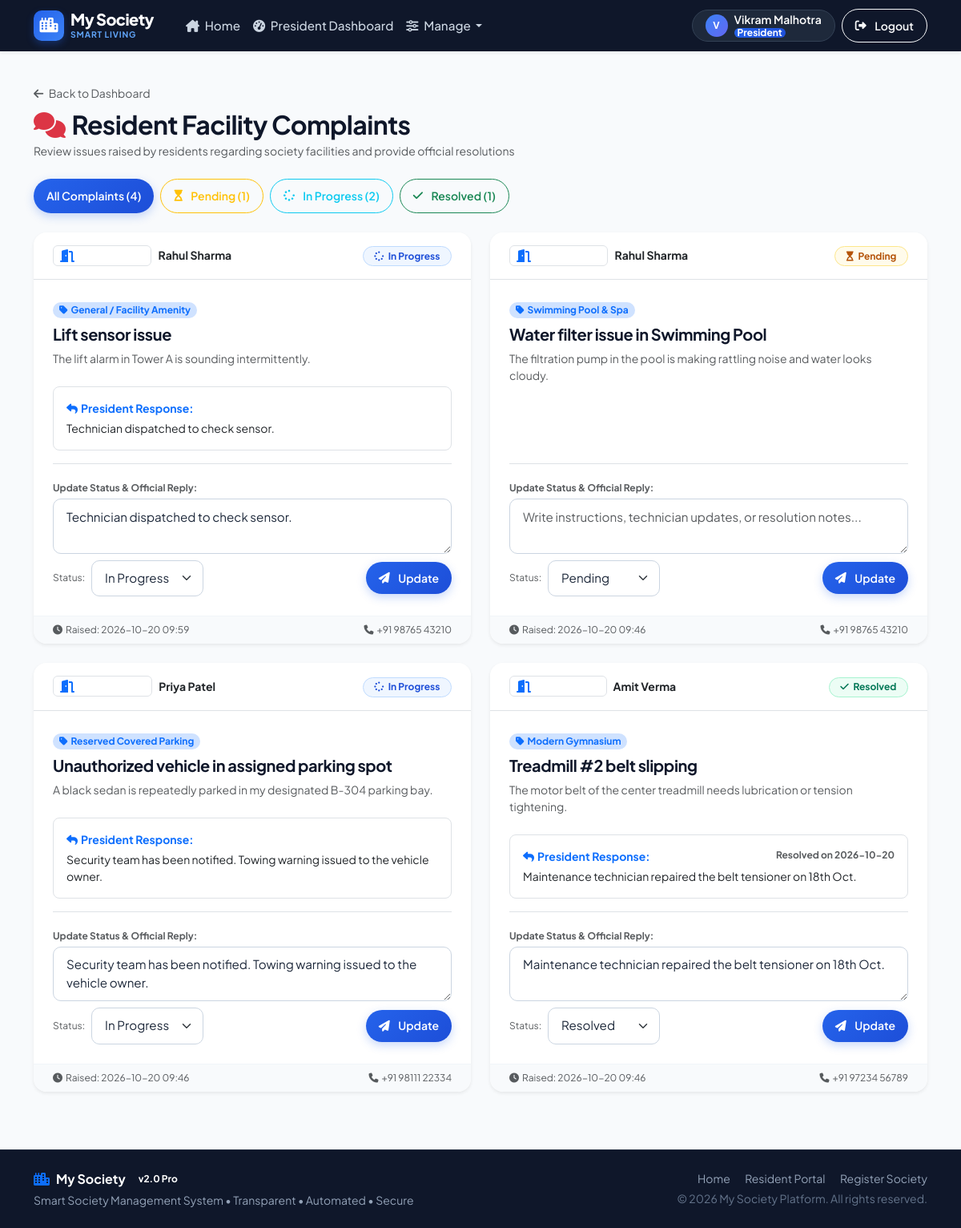
/president/view_complaints (signed in), run on the app's committed database.
### tables this page shows
CREATE TABLE complaints (
            id INTEGER PRIMARY KEY AUTOINCREMENT,
            user_id INTEGER NOT NULL,
            facility_id INTEGER,
            subject TEXT NOT NULL,
            description TEXT NOT NULL,
            status TEXT DEFAULT 'Pending',
            response TEXT,
            created_at TIMESTAMP DEFAULT CURRENT_TIMESTAMP,
            resolved_at TIMESTAMP,
            FOREIGN KEY (user_id) REFERENCES users(id),
            FOREIGN KEY (facility_id) REFERENCES facilities(id)
        );

CREATE TABLE users (
            id INTEGER PRIMARY KEY AUTOINCREMENT,
            name TEXT NOT NULL,
            email TEXT UNIQUE NOT NULL,
            password TEXT NOT NULL,
            phone TEXT,
            role TEXT NOT NULL DEFAULT 'member',
            society_id INTEGER,
            flat_no TEXT,
            flat_status TEXT DEFAULT 'owned',
            created_at TIMESTAMP DEFAULT CURRENT_TIMESTAMP,
            FOREIGN KEY (society_id) REFERENCES societies(id)
        );

CREATE TABLE facilities (
            id INTEGER PRIMARY KEY AUTOINCREMENT,
            name TEXT NOT NULL,
            description TEXT,
            monthly_cost REAL NOT NULL DEFAULT 0,
            society_id INTEGER NOT NULL,
            created_at TIMESTAMP DEFAULT CURRENT_TIMESTAMP,
            FOREIGN KEY (society_id) REFERENCES societies(id)
        );

### app.py (the view)
@app.route('/president/view_complaints')
@president_required
def view_complaints():
    db = get_db()
    society_id = session.get('society_id')
    status_filter = request.args.get('status')
    query = '''
        SELECT c.*, u.name as member_name, u.flat_no, u.phone as member_phone, f.name as facility_name
        FROM complaints c
        JOIN users u ON c.user_id = u.id
        LEFT JOIN facilities f ON c.facility_id = f.id
        WHERE u.society_id = ?
    '''
    params = [society_id]
    if status_filter in ['Pending', 'In Progress', 'Resolved']:
        query += ' AND c.status = ?'
        params.append(status_filter)
    query += ' ORDER BY c.created_at DESC'
    complaints = db.execute(query, params).fetchall()
    counts = {
        'all': db.execute('SELECT COUNT(*) FROM complaints c JOIN users u ON c.user_id = u.id WHERE u.society_id = ?', (society_id,)).fetchone()[0],
        'pending': db.execute('SELECT COUNT(*) FROM complaints c JOIN users u ON c.user_id = u.id WHERE u.society_id = ? AND c.status = "Pending"', (society_id,)).fetchone()[0],
        'in_progress': db.execute('SELECT COUNT(*) FROM complaints c JOIN users u ON c.user_id = u.id WHERE u.society_id = ? AND c.status = "In Progress"', (society_id,)).fetchone()[0],
        'resolved': db.execute('SELECT COUNT(*) FROM complaints c JOIN users u ON c.user_id = u.id WHERE u.society_id = ? AND c.status = "Resolved"', (society_id,)).fetchone()[0]
    }
    db.close()
    return render_template('president/view_complaints.html', complaints=complaints, counts=counts, current_filter=status_filter)

### app.py (called while the page is built)
@app.context_processor
def inject_global_vars():
    return {
        'current_year': datetime.now().year,
        'current_month': datetime.now().month
    }

def president_required(f):
    from functools import wraps
    @wraps(f)
    def decorated_function(*args, **kwargs):
        if 'user_id' not in session:
            flash('Please log in first.', 'warning')
            return redirect(url_for('login'))
        if session.get('role') != 'president':
            flash('Access restricted. President privileges required.', 'danger')
            return redirect(url_for('member_dashboard'))
        return f(*args, **kwargs)
    return decorated_function

### database.py (called while the page is built)
def get_db():
    conn = sqlite3.connect(DATABASE)
    conn.row_factory = sqlite3.Row
    conn.execute('PRAGMA foreign_keys = ON')
    return conn

### templates/president/view_complaints.html (shortened to what this page needs)
{% extends 'base.html' %}
{% block content %}
<div class="container py-4">
    <div class="d-flex flex-wrap justify-content-between align-items-center gap-3 mb-4">
        <div>
            <a href="{{ url_for('president_dashboard') }}" class="text-decoration-none text-muted small">
                <i class="fa-solid fa-arrow-left me-1"></i> Back to Dashboard
            </a>
            <h2 class="fw-bold text-slate-900 mt-2 mb-1">
                <i class="fa-solid fa-comments text-danger me-2"></i>Resident Facility Complaints
            </h2>
            <p class="text-muted small mb-0">Review issues raised by residents regarding society facilities and provide official resolutions</p>
        </div>
    </div>
    <div class="d-flex flex-wrap gap-2 mb-4">
        <a href="{{ url_for('view_complaints') }}" class="btn btn-sm rounded-pill px-3 {% if not current_filter %}btn-primary{% else %}btn-outline-secondary{% endif %}">
            All Complaints ({{ counts.all }})
        </a>
        <a href="{{ url_for('view_complaints', status='Pending') }}" class="btn btn-sm rounded-pill px-3 {% if current_filter == 'Pending' %}btn-warning text-white{% else %}btn-outline-warning{% endif %}">
            <i class="fa-solid fa-hourglass-start me-1"></i> Pending ({{ counts.pending }})
        </a>
        <a href="{{ url_for('view_complaints', status='In Progress') }}" class="btn btn-sm rounded-pill px-3 {% if current_filter == 'In Progress' %}btn-info text-white{% else %}btn-outline-info{% endif %}">
            <i class="fa-solid fa-spinner me-1"></i> In Progress ({{ counts.in_progress }})
        </a>
        <a href="{{ url_for('view_complaints', status='Resolved') }}" class="btn btn-sm rounded-pill px-3 {% if current_filter == 'Resolved' %}btn-success text-white{% else %}btn-outline-success{% endif %}">
            <i class="fa-solid fa-check me-1"></i> Resolved ({{ counts.resolved }})
        </a>
    </div>
    {% if complaints %}
        <div class="row g-4">
            {% for c in complaints %}
            <div class="col-lg-6">
                <div class="card shadow-sm border-0 h-100 position-relative overflow-hidden">
                    <div class="card-header bg-white py-3 d-flex justify-content-between align-items-center border-bottom">
                        <div class="d-flex align-items-center gap-2">
                            <span class="badge bg-slate-100 text-slate-900 fw-bold border px-2 py-1 fs-6">
                                <i class="fa-solid fa-door-open text-primary me-1"></i>Flat {{ c.flat_no or 'N/A' }}
                            </span>
                            <span class="fw-bold text-slate-800 small">{{ c.member_name }}</span>
                        </div>
                        <div>
                            {% if c.status == 'Pending' %}
                                <span class="badge badge-pill-status badge-status-pending"><i class="fa-solid fa-hourglass-start"></i> Pending</span>
                            {% elif c.status == 'In Progress' %}
                                <span class="badge badge-pill-status badge-status-in-progress"><i class="fa-solid fa-spinner"></i> In Progress</span>
                            {% else %}
                                <span class="badge badge-pill-status badge-status-resolved"><i class="fa-solid fa-check"></i> Resolved</span>
                            {% endif %}
                        </div>
                    </div>
                    <div class="card-body p-4 d-flex flex-column">
                        <div class="mb-2">
                            <span class="badge bg-primary-subtle text-primary rounded-pill px-2 py-1 text-xs mb-1">
                                <i class="fa-solid fa-tag me-1"></i>{{ c.facility_name or 'General / Facility Amenity' }}
                            </span>
                            <h5 class="fw-bold text-slate-900 mt-1 mb-2">{{ c.subject }}</h5>
                            <p class="text-muted small mb-3">{{ c.description }}</p>
                        </div>
                        {% if c.response %}
                            <div class="p-3 bg-slate-50 rounded-3 border border-slate-200 small mb-3">
                                <div class="fw-bold text-primary mb-1 d-flex justify-content-between">
                                    <span><i class="fa-solid fa-reply me-1"></i>President Response:</span>
                                    {% if c.resolved_at %}
                                        <span class="text-xs text-muted">Resolved on {{ c.resolved_at[:10] }}</span>
                                    {% endif %}
                                </div>
                                <div class="text-slate-700">{{ c.response }}</div>
                            </div>
                        {% endif %}
                        <div class="mt-auto pt-3 border-top border-slate-100">
                            <form method="POST" action="{{ url_for('update_complaint', complaint_id=c.id) }}">
                                <div class="mb-2">
                                    <label class="form-label text-xs text-muted mb-1 fw-bold">Update Status & Official Reply:</label>
                                    <textarea name="response" class="form-control form-control-sm" rows="2" placeholder="Write instructions, technician updates, or resolution notes...">{{ c.response or '' }}</textarea>
                                </div>
                                <div class="d-flex justify-content-between align-items-center">
                                    <div class="d-flex align-items-center gap-1">
                                        <label class="text-xs text-muted me-1">Status:</label>
                                        <select name="status" class="form-select form-select-sm" style="width: 140px;">
                                            <option value="Pending" {% if c.status == 'Pending' %}selected{% endif %}>Pending</option>
                                            <option value="In Progress" {% if c.status == 'In Progress' %}selected{% endif %}>In Progress</option>
                                            <option value="Resolved" {% if c.status == 'Resolved' %}selected{% endif %}>Resolved</option>
                                        </select>
                                    </div>
                                    <button type="submit" class="btn btn-sm btn-primary px-3 rounded-pill">
                                        <i class="fa-solid fa-paper-plane me-1"></i> Update
                                    </button>
                                </div>
                            </form>
                        </div>
                    </div>
                    <div class="card-footer bg-slate-50 py-2 text-xs text-muted d-flex justify-content-between">
                        <span><i class="fa-solid fa-clock me-1"></i>Raised: {{ c.created_at[:16] }}</span>
                        {% if c.member_phone %}
                            <span><i class="fa-solid fa-phone me-1"></i>{{ c.member_phone }}</span>
                        {% endif %}
                    </div>
                </div>
            </div>
            {% endfor %}
        </div>
    {% else %}
        <div class="card p-5 text-center text-muted border-0 shadow-sm">
            <i class="fa-solid fa-comments fs-1 text-slate-300 mb-3 d-block"></i>
            <h5 class="fw-bold text-slate-700">No Complaints In This Category</h5>
            <p class="small text-muted mb-0">No complaints matching the selected filter.</p>
        </div>
    {% endif %}
</div>
{% endblock %}

### static/css/style.css (style rules this page uses)
:root { --primary: #2563eb; --primary-hover: #1d4ed8; --primary-light: #eff6ff; --primary-subtle: #dbeafe; --dark-slate: #0f172a; --dark-slate-lighter: #1e293b; --dark-slate-border: #334155; --slate-50: #f8fafc; --slate-100: #f1f5f9; --slate-200: #e2e8f0; --slate-300: #cbd5e1; --slate-400: #94a3b8; --slate-500: #64748b; --slate-600: #475569; --slate-700: #334155; --slate-800: #1e293b; --slate-900: #0f172a; --success: #10b981; --success-subtle: #ecfdf5; --warning: #f59e0b; --warning-subtle: #fffbeb; --danger: #ef4444; --danger-subtle: #fef2f2; --info: #06b6d4; --info-subtle: #ecfeff; --purple: #8b5cf6; --purple-subtle: #f5f3ff; --font-sans: 'Plus Jakarta Sans', system-ui, -apple-system, BlinkMacSystemFont, 'Segoe UI', Roboto, sans-serif; --radius-sm: 8px; --radius-md: 12px; --radius-lg: 16px; --radius-xl: 22px; --radius-full: 9999px; --shadow-soft: 0 4px 20px -2px rgba(15, 23, 42, 0.06); --shadow-card: 0 10px 30px -4px rgba(15, 23, 42, 0.08), 0 4px 6px -2px rgba(15, 23, 42, 0.03); --shadow-hover: 0 20px 35px -4px rgba(37, 99, 235, 0.12), 0 8px 12px -3px rgba(15, 23, 42, 0.06); }
body { font-family: var(--font-sans); background-color: #f8fafc; color: #1e293b; -webkit-font-smoothing: antialiased; -moz-osx-font-smoothing: grayscale; }
h1, h2, h3, h4, h5, h6 { font-weight: 700; color: #0f172a; letter-spacing: -0.02em; }
a { transition: all 0.2s ease-in-out; }
.text-xs { font-size: 0.75rem !important; }
.card { border-radius: var(--radius-lg); border: 1px solid rgba(226, 232, 240, 0.85); background-color: #ffffff; box-shadow: var(--shadow-card); transition: transform 0.25s cubic-bezier(0.16, 1, 0.3, 1), box-shadow 0.25s cubic-bezier(0.16, 1, 0.3, 1); }
.card-header { background-color: #ffffff; border-bottom: 1px solid #f1f5f9; padding: 1.25rem 1.5rem; font-weight: 700; border-top-left-radius: var(--radius-lg) !important; border-top-right-radius: var(--radius-lg) !important; }
.card-body { padding: 1.5rem; }
.card-footer { background-color: #f8fafc; border-top: 1px solid #f1f5f9; padding: 1rem 1.5rem; border-bottom-left-radius: var(--radius-lg) !important; border-bottom-right-radius: var(--radius-lg) !important; }
.badge-pill-status { padding: 0.35rem 0.85rem; font-weight: 700; font-size: 0.75rem; border-radius: var(--radius-full); display: inline-flex; align-items: center; gap: 0.35rem; text-transform: capitalize; }
.badge-status-pending { background-color: #fffbeb; color: #b45309; border: 1px solid #fde68a; }
.badge-status-in-progress { background-color: #eff6ff; color: #1d4ed8; border: 1px solid #bfdbfe; }
.badge-status-resolved { background-color: #ecfdf5; color: #047857; border: 1px solid #a7f3d0; }
.btn { font-weight: 600; border-radius: 10px; padding: 0.6rem 1.25rem; transition: all 0.2s ease; display: inline-flex; align-items: center; justify-content: center; gap: 0.4rem; }
.btn-primary { background: linear-gradient(135deg, #2563eb, #1d4ed8); border: none; box-shadow: 0 4px 12px rgba(37, 99, 235, 0.25); }
.form-label { font-weight: 600; font-size: 0.875rem; color: #334155; margin-bottom: 0.4rem; }
.form-control, .form-select { border-radius: 10px; border: 1.5px solid #cbd5e1; padding: 0.65rem 1rem; font-size: 0.95rem; color: #1e293b; transition: all 0.2s ease; }

### data on the page
complaints: member_name "Rahul Sharma", shows "In Progress", facility_name "General / Facility Amenity", subject "Lift sensor issue", description "The lift alarm in Tower A is sounding intermittently.", response "Technician dispatched to check sensor.", status "In Progress", created_at "2026-10-20 09:59", member_phone "+91 98765 43210"
complaints: member_name "Rahul Sharma", shows "Pending", name "Swimming Pool & Spa", subject "Water filter issue in Swimming Pool", description "The filtration pump in the pool is making rattling noise and water looks cloudy.", status "Pending", created_at "2026-10-20 09:46", member_phone "+91 98765 43210"
complaints: member_name "Priya Patel", shows "In Progress", name "Reserved Covered Parking", subject "Unauthorized vehicle in assigned parking spot", description "A black sedan is repeatedly parked in my designated B-304 parking bay.", response "Security team has been notified. Towing warning issued to the vehicle owner.", status "In Progress", created_at "2026-10-20 09:46", member_phone "+91 98111 22334"
complaints: member_name "Amit Verma", shows "Resolved", name "Modern Gymnasium", subject "Treadmill #2 belt slipping", description "The motor belt of the center treadmill needs lubrication or tension tightening.", resolved_at "2026-10-20", response "Maintenance technician repaired the belt tensioner on 18th Oct.", status "Resolved", created_at "2026-10-20 09:46", member_phone "+91 97234 56789"

### other printed values
{{ session.user_name[:1]|upper }} "V"
{{ session.user_name }} "Vikram Malhotra"
{{ counts.all }} "4"
{{ counts.pending }} "1"
{{ counts.in_progress }} "2"
{{ counts.resolved }} "1"
